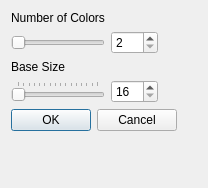
<?xml version="1.0" encoding="UTF-8"?>
<ui version="4.0">
 <class>Dialog</class>
 <widget class="QDialog" name="Dialog">
  <property name="geometry">
   <rect>
    <x>0</x>
    <y>0</y>
    <width>208</width>
    <height>188</height>
   </rect>
  </property>
  <property name="windowTitle">
   <string>Pixel Art</string>
  </property>
  <layout class="QFormLayout" name="formLayout">
   <item row="0" column="0">
    <layout class="QGridLayout" name="gridLayout_9">
     <item row="0" column="0">
      <layout class="QGridLayout" name="gridLayout_8">
       <item row="1" column="0">
        <widget class="QSlider" name="number_of_colors_slider">
         <property name="minimum">
          <number>2</number>
         </property>
         <property name="maximum">
          <number>256</number>
         </property>
         <property name="orientation">
          <enum>Qt::Horizontal</enum>
         </property>
        </widget>
       </item>
       <item row="0" column="0">
        <widget class="QLabel" name="label_8">
         <property name="text">
          <string>Number of Colors</string>
         </property>
        </widget>
       </item>
       <item row="1" column="1">
        <widget class="QSpinBox" name="number_of_colors_spinbox">
         <property name="minimum">
          <number>2</number>
         </property>
         <property name="maximum">
          <number>256</number>
         </property>
        </widget>
       </item>
      </layout>
     </item>
     <item row="1" column="0">
      <layout class="QGridLayout" name="gridLayout_10">
       <item row="1" column="0">
        <widget class="QSlider" name="base_size_slider">
         <property name="minimum">
          <number>16</number>
         </property>
         <property name="maximum">
          <number>256</number>
         </property>
         <property name="singleStep">
          <number>16</number>
         </property>
         <property name="pageStep">
          <number>16</number>
         </property>
         <property name="orientation">
          <enum>Qt::Horizontal</enum>
         </property>
         <property name="invertedAppearance">
          <bool>false</bool>
         </property>
         <property name="invertedControls">
          <bool>false</bool>
         </property>
         <property name="tickPosition">
          <enum>QSlider::TicksAbove</enum>
         </property>
         <property name="tickInterval">
          <number>16</number>
         </property>
        </widget>
       </item>
       <item row="0" column="0">
        <widget class="QLabel" name="label_9">
         <property name="text">
          <string>Base Size</string>
         </property>
        </widget>
       </item>
       <item row="1" column="1">
        <widget class="QSpinBox" name="base_size_spinbox">
         <property name="minimum">
          <number>16</number>
         </property>
         <property name="maximum">
          <number>256</number>
         </property>
         <property name="singleStep">
          <number>16</number>
         </property>
        </widget>
       </item>
      </layout>
     </item>
    </layout>
   </item>
   <item row="1" column="0">
    <widget class="QDialogButtonBox" name="buttonBox">
     <property name="orientation">
      <enum>Qt::Horizontal</enum>
     </property>
     <property name="standardButtons">
      <set>QDialogButtonBox::Cancel|QDialogButtonBox::Ok</set>
     </property>
    </widget>
   </item>
  </layout>
 </widget>
 <resources/>
 <connections>
  <connection>
   <sender>buttonBox</sender>
   <signal>accepted()</signal>
   <receiver>Dialog</receiver>
   <slot>accept()</slot>
   <hints>
    <hint type="sourcelabel">
     <x>248</x>
     <y>254</y>
    </hint>
    <hint type="destinationlabel">
     <x>157</x>
     <y>274</y>
    </hint>
   </hints>
  </connection>
  <connection>
   <sender>buttonBox</sender>
   <signal>rejected()</signal>
   <receiver>Dialog</receiver>
   <slot>reject()</slot>
   <hints>
    <hint type="sourcelabel">
     <x>316</x>
     <y>260</y>
    </hint>
    <hint type="destinationlabel">
     <x>286</x>
     <y>274</y>
    </hint>
   </hints>
  </connection>
 </connections>
</ui>
